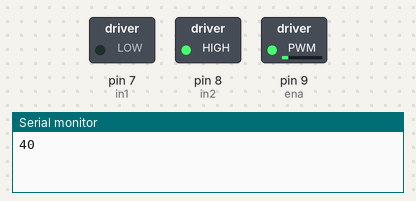
Bench run of a sketch on a simulated Arduino Uno, built with avr-gcc and run on an emulated ATmega328P. Parts: switched loads named in the sketch (green lamp = pin HIGH), the last lines printed to the serial monitor.

Above: at 0.1 s.
At 14.1 s:
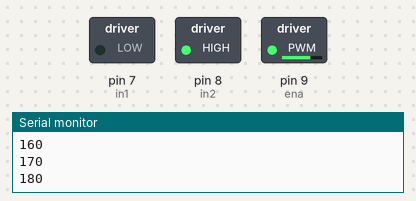
At 26.1 s:
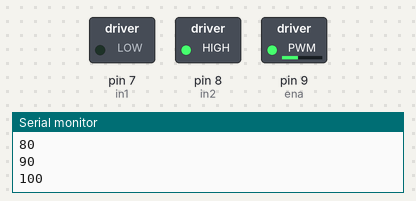
At 39.1 s:
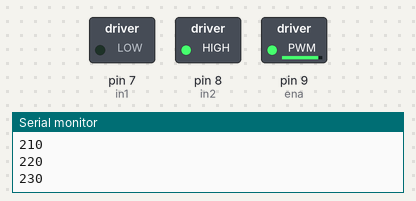
Timing chart, 0 to 40.0 s (numbered marks = the images above):
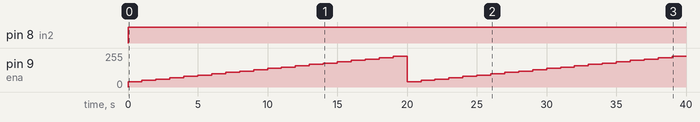

Measured:
- by itself, pin 8 (in2): LOW → HIGH at 0.00 s
- by itself, pin 9 (ena): 0/255 → 40/255 at 0.00 s, → 50/255 1.0 s later, → 60/255 1.0 s later, → 70/255 1.0 s later, … (40 changes in this stretch)

The sketch:

l298.ino
```cpp
int in1=7;
int in2=8;
int ena=9;
void setup() {
  // put your setup code here, to run once:
 pinMode(in1,OUTPUT);
 pinMode(in2,OUTPUT);
 pinMode(ena,OUTPUT);
 Serial.begin(115200);
}

void loop() {
  // put your main code here, to run repeatedly:
  digitalWrite(in1,0);
  digitalWrite(in2,1);
  for(int i=40;i<240;i+=10)
  {
    analogWrite(ena,i);
    Serial.println(i);
    delay(1000);
  }
}
```
